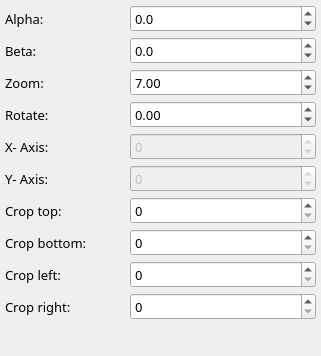
                            <widget class="QWidget" name="page_13">
                             <property name="geometry">
                              <rect>
                               <x>0</x>
                               <y>0</y>
                               <width>321</width>
                               <height>356</height>
                              </rect>
                             </property>
                             <attribute name="label">
                              <string>Front Camera</string>
                             </attribute>
                             <layout class="QFormLayout" name="formLayout">
                              <property name="horizontalSpacing">
                               <number>5</number>
                              </property>
                              <property name="verticalSpacing">
                               <number>5</number>
                              </property>
                              <property name="leftMargin">
                               <number>5</number>
                              </property>
                              <property name="topMargin">
                               <number>5</number>
                              </property>
                              <property name="rightMargin">
                               <number>5</number>
                              </property>
                              <property name="bottomMargin">
                               <number>5</number>
                              </property>
                              <item row="0" column="0">
                               <widget class="QLabel" name="label_40">
                                <property name="minimumSize">
                                 <size>
                                  <width>60</width>
                                  <height>0</height>
                                 </size>
                                </property>
                                <property name="font">
                                 <font>
                                  <family>Sans Serif</family>
                                  <pointsize>10</pointsize>
                                 </font>
                                </property>
                                <property name="text">
                                 <string>Alpha:</string>
                                </property>
                               </widget>
                              </item>
                              <item row="1" column="0">
                               <widget class="QLabel" name="label_46">
                                <property name="minimumSize">
                                 <size>
                                  <width>60</width>
                                  <height>0</height>
                                 </size>
                                </property>
                                <property name="font">
                                 <font>
                                  <family>Sans Serif</family>
                                  <pointsize>10</pointsize>
                                 </font>
                                </property>
                                <property name="text">
                                 <string>Beta:</string>
                                </property>
                               </widget>
                              </item>
                              <item row="2" column="0">
                               <widget class="QLabel" name="label_33">
                                <property name="minimumSize">
                                 <size>
                                  <width>80</width>
                                  <height>0</height>
                                 </size>
                                </property>
                                <property name="font">
                                 <font>
                                  <family>Sans Serif</family>
                                  <pointsize>10</pointsize>
                                 </font>
                                </property>
                                <property name="text">
                                 <string>Zoom:</string>
                                </property>
                               </widget>
                              </item>
                              <item row="2" column="1">
                               <widget class="QDoubleSpinBox" name="doubleSpinBox_val_zoom_image_1">
                                <property name="minimumSize">
                                 <size>
                                  <width>0</width>
                                  <height>27</height>
                                 </size>
                                </property>
                                <property name="maximumSize">
                                 <size>
                                  <width>16777215</width>
                                  <height>16777215</height>
                                 </size>
                                </property>
                                <property name="font">
                                 <font>
                                  <family>Sans Serif</family>
                                  <pointsize>10</pointsize>
                                 </font>
                                </property>
                                <property name="decimals">
                                 <number>2</number>
                                </property>
                                <property name="maximum">
                                 <double>15.000000000000000</double>
                                </property>
                                <property name="singleStep">
                                 <double>0.020000000000000</double>
                                </property>
                                <property name="value">
                                 <double>7.000000000000000</double>
                                </property>
                               </widget>
                              </item>
                              <item row="3" column="0">
                               <widget class="QLabel" name="label_32">
                                <property name="minimumSize">
                                 <size>
                                  <width>60</width>
                                  <height>0</height>
                                 </size>
                                </property>
                                <property name="font">
                                 <font>
                                  <family>Sans Serif</family>
                                  <pointsize>10</pointsize>
                                 </font>
                                </property>
                                <property name="text">
                                 <string>Rotate: </string>
                                </property>
                               </widget>
                              </item>
                              <item row="3" column="1">
                               <widget class="QDoubleSpinBox" name="doubleSpinBox_val_rotate_image_1">
                                <property name="minimumSize">
                                 <size>
                                  <width>0</width>
                                  <height>27</height>
                                 </size>
                                </property>
                                <property name="maximumSize">
                                 <size>
                                  <width>16777215</width>
                                  <height>16777215</height>
                                 </size>
                                </property>
                                <property name="font">
                                 <font>
                                  <family>Sans Serif</family>
                                  <pointsize>10</pointsize>
                                 </font>
                                </property>
                                <property name="minimum">
                                 <double>-180.000000000000000</double>
                                </property>
                                <property name="maximum">
                                 <double>180.000000000000000</double>
                                </property>
                                <property name="singleStep">
                                 <double>0.100000000000000</double>
                                </property>
                               </widget>
                              </item>
                              <item row="4" column="0">
                               <widget class="QLabel" name="label_31">
                                <property name="font">
                                 <font>
                                  <family>Sans Serif</family>
                                  <pointsize>10</pointsize>
                                 </font>
                                </property>
                                <property name="text">
                                 <string>X- Axis:</string>
                                </property>
                               </widget>
                              </item>
                              <item row="4" column="1">
                               <widget class="QSpinBox" name="spinBox_val_coordinate_x_image_1">
                                <property name="enabled">
                                 <bool>false</bool>
                                </property>
                                <property name="minimumSize">
                                 <size>
                                  <width>0</width>
                                  <height>27</height>
                                 </size>
                                </property>
                                <property name="maximumSize">
                                 <size>
                                  <width>16777215</width>
                                  <height>16777215</height>
                                 </size>
                                </property>
                                <property name="font">
                                 <font>
                                  <family>Sans Serif</family>
                                  <pointsize>10</pointsize>
                                 </font>
                                </property>
                                <property name="minimum">
                                 <number>-10000</number>
                                </property>
                                <property name="maximum">
                                 <number>10000</number>
                                </property>
                                <property name="value">
                                 <number>0</number>
                                </property>
                               </widget>
                              </item>
                              <item row="5" column="0">
                               <widget class="QLabel" name="label_41">
                                <property name="font">
                                 <font>
                                  <family>Sans Serif</family>
                                  <pointsize>10</pointsize>
                                 </font>
                                </property>
                                <property name="text">
                                 <string>Y- Axis:</string>
                                </property>
                               </widget>
                              </item>
                              <item row="5" column="1">
                               <widget class="QSpinBox" name="spinBox_val_coordinate_y_image_1">
                                <property name="enabled">
                                 <bool>false</bool>
                                </property>
                                <property name="minimumSize">
                                 <size>
                                  <width>0</width>
                                  <height>27</height>
                                 </size>
                                </property>
                                <property name="maximumSize">
                                 <size>
                                  <width>16777215</width>
                                  <height>16777215</height>
                                 </size>
                                </property>
                                <property name="font">
                                 <font>
                                  <family>Sans Serif</family>
                                  <pointsize>10</pointsize>
                                 </font>
                                </property>
                                <property name="minimum">
                                 <number>-10000</number>
                                </property>
                                <property name="maximum">
                                 <number>10000</number>
                                </property>
                                <property name="value">
                                 <number>0</number>
                                </property>
                               </widget>
                              </item>
                              <item row="6" column="0">
                               <widget class="QLabel" name="label_43">
                                <property name="font">
                                 <font>
                                  <family>Sans Serif</family>
                                  <pointsize>10</pointsize>
                                 </font>
                                </property>
                                <property name="text">
                                 <string>Crop top:</string>
                                </property>
                               </widget>
                              </item>
                              <item row="6" column="1">
                               <widget class="QSpinBox" name="spinBox_val_crop_top_image_1">
                                <property name="minimumSize">
                                 <size>
                                  <width>0</width>
                                  <height>27</height>
                                 </size>
                                </property>
                                <property name="maximumSize">
                                 <size>
                                  <width>16777215</width>
                                  <height>16777215</height>
                                 </size>
                                </property>
                                <property name="font">
                                 <font>
                                  <family>Sans Serif</family>
                                  <pointsize>10</pointsize>
                                 </font>
                                </property>
                                <property name="maximum">
                                 <number>2500</number>
                                </property>
                               </widget>
                              </item>
                              <item row="7" column="0">
                               <widget class="QLabel" name="label_56">
                                <property name="minimumSize">
                                 <size>
                                  <width>120</width>
                                  <height>0</height>
                                 </size>
                                </property>
                                <property name="font">
                                 <font>
                                  <family>Sans Serif</family>
                                  <pointsize>10</pointsize>
                                 </font>
                                </property>
                                <property name="text">
                                 <string>Crop bottom:</string>
                                </property>
                               </widget>
                              </item>
                              <item row="7" column="1">
                               <widget class="QSpinBox" name="spinBox_val_crop_bottom_image_1">
                                <property name="minimumSize">
                                 <size>
                                  <width>0</width>
                                  <height>27</height>
                                 </size>
                                </property>
                                <property name="maximumSize">
                                 <size>
                                  <width>16777215</width>
                                  <height>16777215</height>
                                 </size>
                                </property>
                                <property name="font">
                                 <font>
                                  <family>Sans Serif</family>
                                  <pointsize>10</pointsize>
                                 </font>
                                </property>
                                <property name="maximum">
                                 <number>2500</number>
                                </property>
                               </widget>
                              </item>
                              <item row="8" column="0">
                               <widget class="QLabel" name="label_59">
                                <property name="font">
                                 <font>
                                  <family>Sans Serif</family>
                                  <pointsize>10</pointsize>
                                 </font>
                                </property>
                                <property name="text">
                                 <string>Crop left:</string>
                                </property>
                               </widget>
                              </item>
                              <item row="8" column="1">
                               <widget class="QSpinBox" name="spinBox_val_crop_left_image_1">
                                <property name="minimumSize">
                                 <size>
                                  <width>0</width>
                                  <height>27</height>
                                 </size>
                                </property>
                                <property name="maximumSize">
                                 <size>
                                  <width>16777215</width>
                                  <height>16777215</height>
                                 </size>
                                </property>
                                <property name="font">
                                 <font>
                                  <family>Sans Serif</family>
                                  <pointsize>10</pointsize>
                                 </font>
                                </property>
                                <property name="maximum">
                                 <number>2500</number>
                                </property>
                               </widget>
                              </item>
                              <item row="9" column="0">
                               <widget class="QLabel" name="label_57">
                                <property name="font">
                                 <font>
                                  <family>Sans Serif</family>
                                  <pointsize>10</pointsize>
                                 </font>
                                </property>
                                <property name="text">
                                 <string>Crop right:</string>
                                </property>
                               </widget>
                              </item>
                              <item row="9" column="1">
                               <widget class="QSpinBox" name="spinBox_val_crop_right_image_1">
                                <property name="minimumSize">
                                 <size>
                                  <width>0</width>
                                  <height>27</height>
                                 </size>
                                </property>
                                <property name="maximumSize">
                                 <size>
                                  <width>16777215</width>
                                  <height>16777215</height>
                                 </size>
                                </property>
                                <property name="font">
                                 <font>
                                  <family>Sans Serif</family>
                                  <pointsize>10</pointsize>
                                 </font>
                                </property>
                                <property name="maximum">
                                 <number>2500</number>
                                </property>
                               </widget>
                              </item>
                              <item row="0" column="1">
                               <widget class="QDoubleSpinBox" name="spinBox_val_icx_image_1">
                                <property name="enabled">
                                 <bool>true</bool>
                                </property>
                                <property name="minimumSize">
                                 <size>
                                  <width>0</width>
                                  <height>27</height>
                                 </size>
                                </property>
                                <property name="maximumSize">
                                 <size>
                                  <width>16777215</width>
                                  <height>16777215</height>
                                 </size>
                                </property>
                                <property name="font">
                                 <font>
                                  <family>Sans Serif</family>
                                  <pointsize>10</pointsize>
                                 </font>
                                </property>
                                <property name="decimals">
                                 <number>1</number>
                                </property>
                                <property name="minimum">
                                 <double>-110.000000000000000</double>
                                </property>
                                <property name="maximum">
                                 <double>110.000000000000000</double>
                                </property>
                                <property name="singleStep">
                                 <double>0.100000000000000</double>
                                </property>
                               </widget>
                              </item>
                              <item row="1" column="1">
                               <widget class="QDoubleSpinBox" name="spinBox_val_icy_image_1">
                                <property name="enabled">
                                 <bool>true</bool>
                                </property>
                                <property name="minimumSize">
                                 <size>
                                  <width>0</width>
                                  <height>27</height>
                                 </size>
                                </property>
                                <property name="maximumSize">
                                 <size>
                                  <width>16777215</width>
                                  <height>16777215</height>
                                 </size>
                                </property>
                                <property name="font">
                                 <font>
                                  <family>Sans Serif</family>
                                  <pointsize>10</pointsize>
                                 </font>
                                </property>
                                <property name="decimals">
                                 <number>1</number>
                                </property>
                                <property name="minimum">
                                 <double>-110.000000000000000</double>
                                </property>
                                <property name="maximum">
                                 <double>110.000000000000000</double>
                                </property>
                                <property name="singleStep">
                                 <double>0.100000000000000</double>
                                </property>
                               </widget>
                              </item>
                             </layout>
                            </widget>
